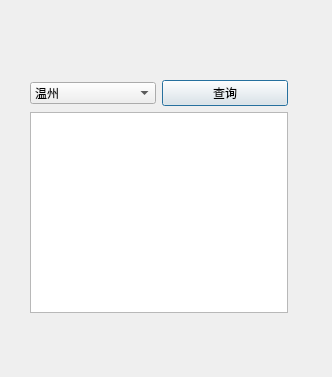
<?xml version="1.0" encoding="UTF-8"?>
<ui version="4.0">
 <class>weather</class>
 <widget class="QDialog" name="weather">
  <property name="geometry">
   <rect>
    <x>0</x>
    <y>0</y>
    <width>332</width>
    <height>377</height>
   </rect>
  </property>
  <property name="windowTitle">
   <string>天气查询</string>
  </property>
  <widget class="QWidget" name="">
   <property name="geometry">
    <rect>
     <x>30</x>
     <y>80</y>
     <width>258</width>
     <height>233</height>
    </rect>
   </property>
   <layout class="QVBoxLayout" name="verticalLayout">
    <item>
     <layout class="QHBoxLayout" name="horizontalLayout">
      <item>
       <widget class="QComboBox" name="comboBox">
        <item>
         <property name="text">
          <string>温州</string>
         </property>
        </item>
        <item>
         <property name="text">
          <string>宁波</string>
         </property>
        </item>
       </widget>
      </item>
      <item>
       <widget class="QPushButton" name="pushButton">
        <property name="text">
         <string>查询</string>
        </property>
       </widget>
      </item>
     </layout>
    </item>
    <item>
     <widget class="QTextBrowser" name="textBrowser"/>
    </item>
   </layout>
  </widget>
 </widget>
 <resources/>
 <connections/>
</ui>
